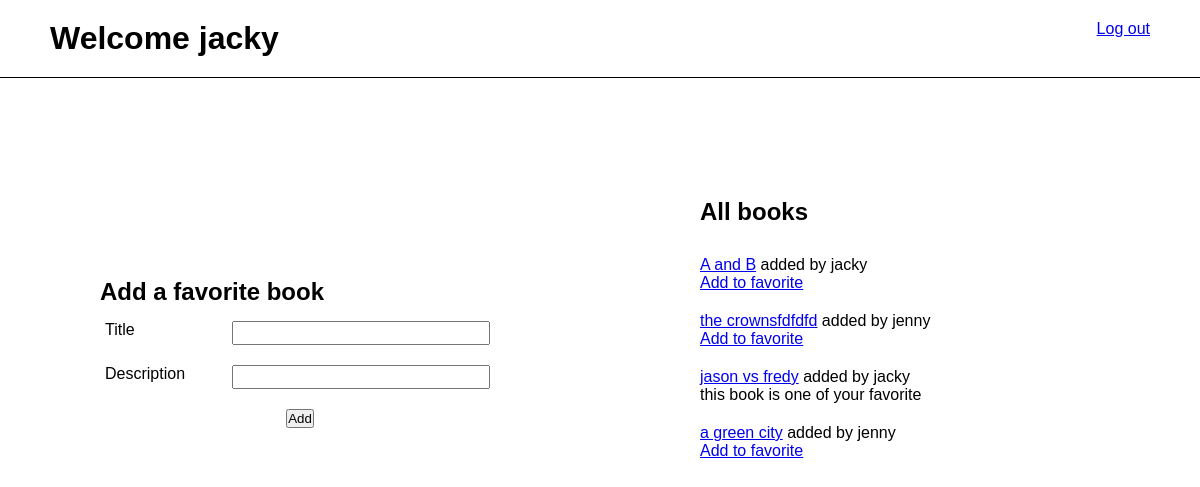
Screenshot of /books (signed in) with the database file from the repository.
### favorite_app/models.py (models this page shows)
class User(models.Model):
    first_name = models.CharField(max_length=45)
    last_name = models.CharField(max_length=45)
    email = models.CharField(max_length=45)
    password = models.CharField(max_length=255)
    created_at = models.DateTimeField(auto_now_add=True)
    updated_at = models.DateTimeField(auto_now=True)
    objects = UserManager()

class Book(models.Model):
    title = models.CharField(max_length=255)
    desc = models.TextField()
    uploaded_by = models.ForeignKey(User, related_name="books_loaded", on_delete=CASCADE)
    users_who_like = models.ManyToManyField(User, related_name="liked_books")
    created_at = models.DateTimeField(auto_now_add=True)
    updated_at = models.DateTimeField(auto_now=True)
    objects = BookManager()

### favorite_app/views.py (the view)
# urls.py: path('books', views.success),
def success(request):
    if 'user_id' not in request.session:
        return redirect('/')
    this_user = User.objects.get(id=request.session['user_id'])
    all_books = Book.objects.all()
    context = {
        'this_user':this_user,
        'all_books': all_books,
    }
    return render(request, 'welcome.html',context)

### favorite_app/templates/welcome.html (shortened to what this page needs)
<!DOCTYPE html>
<html lang="en">
<head>
    {% load static %}
    <link rel="stylesheet" href="{% static 'style.css' %}">
</head>
<body>
    <div class="container-welcome">
        <div class="welcome-header">
            <h1>Welcome {{this_user.first_name}}</h1>
            <a id="logout" href="/logout">Log out</a>
        </div>
        <div class="main-welcome">
            <div class="left-addbook">
                <div class="error-report">
                </div>
                <div class="add-book">
                    <h2 class="h2-allfavorbook">Add a favorite book</h2>
                    <form action="/add_book" method='POST'>
                        <div class="input1">
                            <label for="title" class="l-title">Title</label>
                            <input type="text" name="title" class="l-content">
                        </div>
                        <div class="input1">
                            <label for="desc" class="l-title">Description</label>
                            <input type="text" name="desc" class="l-content">
                        </div>
                        <div class="btn-input input2">
                            <input type="submit" value="Add">
                        </div>
                    </form>
                </div>
            </div>
            <div class="all-books">
                <h2 class="h2-allbooks">All books</h2>
                {% for book in all_books %}
                <div class="each-book">
                    <p><a href="/books/{{book.id}}">{{book.title}}</a> added by {{book.uploaded_by.first_name}}</p>
                    {% if book not in this_user.liked_books.all %}
                    <p><a href="/books/{{book.id}}/add_favorite">Add to favorite</a></p>
                    {% else %}
                    <p>this book is one of your favorite</p>
                    {% endif %}
                </div>
                {% endfor %}
            </div>
        </div>
</body>
</html>

### favorite_app/static/style.css (style rules this page uses)
* { margin:0; padding:0; font-family: 'Montserrat', sans-serif; }
.error-report { display:block; padding:10px 20px; height:50px; margin-bottom: 30px; }
.input1 { padding:5px 10px 5px 5px; display:flex; justify-content:space-evenly; margin-top:10px; margin-bottom: 10px; }
.l-title { flex:1; padding-left:0px; }
.l-content { flex:2; height:20px; }
.input2 { padding:5px; }
.btn-input { text-align: center; }
.main-welcome { display: flex; }
.left-addbook { flex:1; padding:100px; }
.all-books { padding:100px; flex:1; }
.welcome-header { display: flex; padding:20px 50px; justify-content: space-between; border-bottom:1px solid black; }
#logout { text-align: right; }
.h2-allbooks { padding:20px 0px; }
.each-book { padding:10px 0px; }

### rows the page displays
User: first_name "jacky"
Book: title "A and B", uploaded_by.first_name "jacky"
Book: title "the crownsfdfdfd", uploaded_by.first_name "jenny"
Book: title "jason vs fredy", uploaded_by.first_name "jacky", shows "this book is one of your favorite"
Book: title "a green city", uploaded_by.first_name "jenny"
